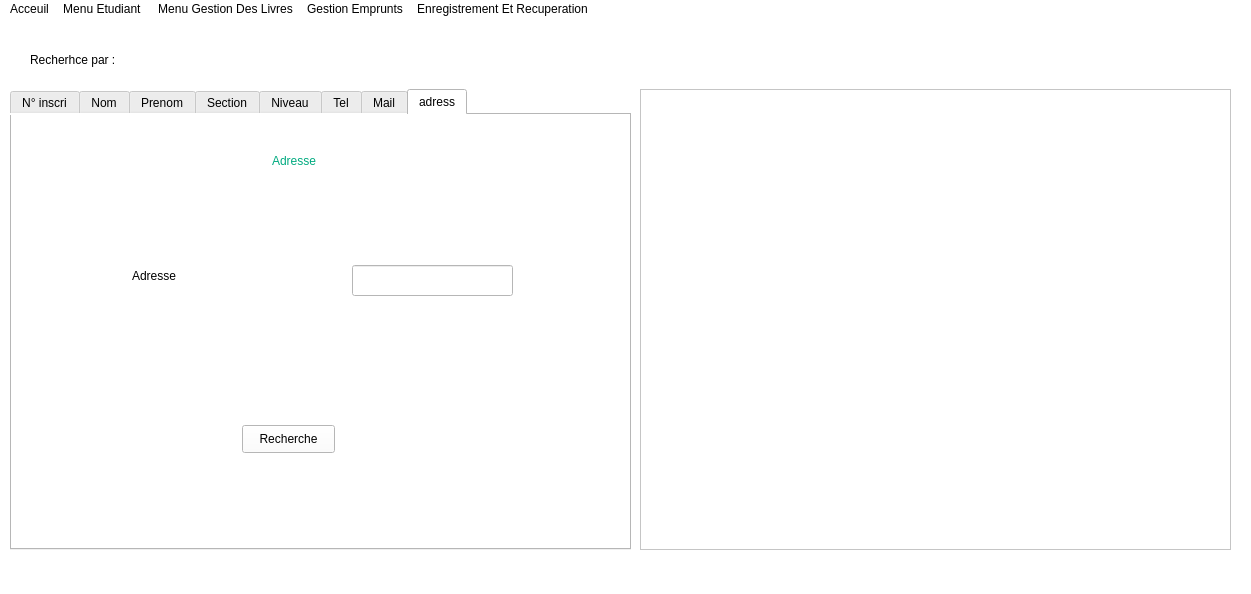
<?xml version="1.0" encoding="UTF-8"?>
<ui version="4.0">
 <class>MainWindow</class>
 <widget class="QMainWindow" name="MainWindow">
  <property name="geometry">
   <rect>
    <x>0</x>
    <y>0</y>
    <width>1251</width>
    <height>594</height>
   </rect>
  </property>
  <property name="windowTitle">
   <string>MainWindow</string>
  </property>
  <property name="styleSheet">
   <string notr="true">color :rgb(0, 0, 0);
font: 87 9pt &quot;Neue Haas Grotesk Text Pro Blac&quot;;
background-color:rgb(255, 255, 255);


</string>
  </property>
  <widget class="QWidget" name="centralwidget">
   <widget class="QLabel" name="label">
    <property name="geometry">
     <rect>
      <x>30</x>
      <y>-30</y>
      <width>161</width>
      <height>141</height>
     </rect>
    </property>
    <property name="text">
     <string>Recherhce par :</string>
    </property>
   </widget>
   <widget class="QTableWidget" name="tableWidget">
    <property name="geometry">
     <rect>
      <x>640</x>
      <y>70</y>
      <width>591</width>
      <height>461</height>
     </rect>
    </property>
   </widget>
   <widget class="QTabWidget" name="tabWidget">
    <property name="geometry">
     <rect>
      <x>10</x>
      <y>70</y>
      <width>621</width>
      <height>461</height>
     </rect>
    </property>
    <property name="toolTipDuration">
     <number>0</number>
    </property>
    <property name="currentIndex">
     <number>7</number>
    </property>
    <widget class="QWidget" name="tab">
     <attribute name="title">
      <string>N° inscri</string>
     </attribute>
     <widget class="QLabel" name="label_11">
      <property name="geometry">
       <rect>
        <x>280</x>
        <y>10</y>
        <width>171</width>
        <height>91</height>
       </rect>
      </property>
      <property name="styleSheet">
       <string notr="true">font: 87 12pt &quot;Verdana Pro Cond Black&quot;;
color: rgb(0, 170, 127);</string>
      </property>
      <property name="text">
       <string>N° Inscri</string>
      </property>
     </widget>
     <widget class="QPushButton" name="pushButton_2">
      <property name="geometry">
       <rect>
        <x>270</x>
        <y>300</y>
        <width>93</width>
        <height>28</height>
       </rect>
      </property>
      <property name="text">
       <string>Recherche</string>
      </property>
     </widget>
     <widget class="QLineEdit" name="lineEdit_2">
      <property name="geometry">
       <rect>
        <x>390</x>
        <y>200</y>
        <width>161</width>
        <height>31</height>
       </rect>
      </property>
     </widget>
     <widget class="QLabel" name="label_3">
      <property name="geometry">
       <rect>
        <x>130</x>
        <y>150</y>
        <width>261</width>
        <height>101</height>
       </rect>
      </property>
      <property name="text">
       <string>Numero  Inscription</string>
      </property>
     </widget>
    </widget>
    <widget class="QWidget" name="tab_2">
     <attribute name="title">
      <string>Nom</string>
     </attribute>
     <widget class="QLabel" name="label_12">
      <property name="geometry">
       <rect>
        <x>260</x>
        <y>10</y>
        <width>171</width>
        <height>91</height>
       </rect>
      </property>
      <property name="styleSheet">
       <string notr="true">font: 87 12pt &quot;Verdana Pro Cond Black&quot;;
color: rgb(0, 170, 127);</string>
      </property>
      <property name="text">
       <string>Nom</string>
      </property>
     </widget>
     <widget class="QLabel" name="label_4">
      <property name="geometry">
       <rect>
        <x>120</x>
        <y>110</y>
        <width>261</width>
        <height>101</height>
       </rect>
      </property>
      <property name="text">
       <string>Nom</string>
      </property>
     </widget>
     <widget class="QLineEdit" name="lineEdit_3">
      <property name="geometry">
       <rect>
        <x>330</x>
        <y>150</y>
        <width>161</width>
        <height>31</height>
       </rect>
      </property>
     </widget>
     <widget class="QPushButton" name="pushButton_3">
      <property name="geometry">
       <rect>
        <x>250</x>
        <y>330</y>
        <width>93</width>
        <height>28</height>
       </rect>
      </property>
      <property name="text">
       <string>Recherche</string>
      </property>
     </widget>
    </widget>
    <widget class="QWidget" name="tab_3">
     <attribute name="title">
      <string>Prenom</string>
     </attribute>
     <widget class="QLabel" name="label_13">
      <property name="geometry">
       <rect>
        <x>250</x>
        <y>10</y>
        <width>171</width>
        <height>91</height>
       </rect>
      </property>
      <property name="styleSheet">
       <string notr="true">font: 87 12pt &quot;Verdana Pro Cond Black&quot;;
color: rgb(0, 170, 127);</string>
      </property>
      <property name="text">
       <string>Prenom</string>
      </property>
     </widget>
     <widget class="QLabel" name="label_6">
      <property name="geometry">
       <rect>
        <x>120</x>
        <y>120</y>
        <width>261</width>
        <height>101</height>
       </rect>
      </property>
      <property name="text">
       <string>Prenom</string>
      </property>
     </widget>
     <widget class="QLineEdit" name="lineEdit_4">
      <property name="geometry">
       <rect>
        <x>370</x>
        <y>170</y>
        <width>161</width>
        <height>31</height>
       </rect>
      </property>
     </widget>
     <widget class="QPushButton" name="pushButton_4">
      <property name="geometry">
       <rect>
        <x>240</x>
        <y>330</y>
        <width>93</width>
        <height>28</height>
       </rect>
      </property>
      <property name="text">
       <string>Recherche</string>
      </property>
     </widget>
    </widget>
    <widget class="QWidget" name="tab_4">
     <attribute name="title">
      <string>Section</string>
     </attribute>
     <widget class="QLabel" name="label_14">
      <property name="geometry">
       <rect>
        <x>250</x>
        <y>10</y>
        <width>171</width>
        <height>91</height>
       </rect>
      </property>
      <property name="styleSheet">
       <string notr="true">font: 87 12pt &quot;Verdana Pro Cond Black&quot;;
color: rgb(0, 170, 127);</string>
      </property>
      <property name="text">
       <string>Section</string>
      </property>
     </widget>
     <widget class="QLabel" name="label_5">
      <property name="geometry">
       <rect>
        <x>90</x>
        <y>120</y>
        <width>261</width>
        <height>101</height>
       </rect>
      </property>
      <property name="text">
       <string>Section</string>
      </property>
     </widget>
     <widget class="QLineEdit" name="lineEdit_5">
      <property name="geometry">
       <rect>
        <x>350</x>
        <y>160</y>
        <width>161</width>
        <height>31</height>
       </rect>
      </property>
     </widget>
     <widget class="QPushButton" name="pushButton_5">
      <property name="geometry">
       <rect>
        <x>230</x>
        <y>330</y>
        <width>93</width>
        <height>28</height>
       </rect>
      </property>
      <property name="text">
       <string>Recherche</string>
      </property>
     </widget>
    </widget>
    <widget class="QWidget" name="tab_5">
     <attribute name="title">
      <string>Niveau</string>
     </attribute>
     <widget class="QLabel" name="label_15">
      <property name="geometry">
       <rect>
        <x>270</x>
        <y>0</y>
        <width>171</width>
        <height>91</height>
       </rect>
      </property>
      <property name="styleSheet">
       <string notr="true">font: 87 12pt &quot;Verdana Pro Cond Black&quot;;
color: rgb(0, 170, 127);</string>
      </property>
      <property name="text">
       <string>Niveau</string>
      </property>
     </widget>
     <widget class="QLabel" name="label_7">
      <property name="geometry">
       <rect>
        <x>80</x>
        <y>110</y>
        <width>261</width>
        <height>101</height>
       </rect>
      </property>
      <property name="text">
       <string>Niveau</string>
      </property>
     </widget>
     <widget class="QLineEdit" name="lineEdit_6">
      <property name="geometry">
       <rect>
        <x>320</x>
        <y>150</y>
        <width>161</width>
        <height>31</height>
       </rect>
      </property>
     </widget>
     <widget class="QPushButton" name="pushButton_6">
      <property name="geometry">
       <rect>
        <x>250</x>
        <y>330</y>
        <width>93</width>
        <height>28</height>
       </rect>
      </property>
      <property name="text">
       <string>Recherche</string>
      </property>
     </widget>
    </widget>
    <widget class="QWidget" name="tab_7">
     <attribute name="title">
      <string>Tel</string>
     </attribute>
     <widget class="QLabel" name="label_10">
      <property name="geometry">
       <rect>
        <x>250</x>
        <y>10</y>
        <width>171</width>
        <height>91</height>
       </rect>
      </property>
      <property name="styleSheet">
       <string notr="true">font: 87 12pt &quot;Verdana Pro Cond Black&quot;;
color: rgb(0, 170, 127);</string>
      </property>
      <property name="text">
       <string>Telephone</string>
      </property>
     </widget>
     <widget class="QLabel" name="label_2">
      <property name="geometry">
       <rect>
        <x>120</x>
        <y>120</y>
        <width>261</width>
        <height>101</height>
       </rect>
      </property>
      <property name="text">
       <string>Numero Telephone</string>
      </property>
     </widget>
     <widget class="QLineEdit" name="lineEdit">
      <property name="geometry">
       <rect>
        <x>370</x>
        <y>160</y>
        <width>161</width>
        <height>31</height>
       </rect>
      </property>
     </widget>
     <widget class="QPushButton" name="pushButton">
      <property name="geometry">
       <rect>
        <x>270</x>
        <y>270</y>
        <width>93</width>
        <height>28</height>
       </rect>
      </property>
      <property name="text">
       <string>Recherche</string>
      </property>
     </widget>
    </widget>
    <widget class="QWidget" name="tab_6">
     <attribute name="title">
      <string>Mail</string>
     </attribute>
     <widget class="QLabel" name="label_16">
      <property name="geometry">
       <rect>
        <x>260</x>
        <y>0</y>
        <width>171</width>
        <height>91</height>
       </rect>
      </property>
      <property name="styleSheet">
       <string notr="true">font: 87 12pt &quot;Verdana Pro Cond Black&quot;;
color: rgb(0, 170, 127);</string>
      </property>
      <property name="text">
       <string>Mail</string>
      </property>
     </widget>
     <widget class="QLabel" name="label_8">
      <property name="geometry">
       <rect>
        <x>90</x>
        <y>90</y>
        <width>261</width>
        <height>101</height>
       </rect>
      </property>
      <property name="text">
       <string>Mail</string>
      </property>
     </widget>
     <widget class="QLineEdit" name="lineEdit_7">
      <property name="geometry">
       <rect>
        <x>340</x>
        <y>130</y>
        <width>161</width>
        <height>31</height>
       </rect>
      </property>
     </widget>
     <widget class="QPushButton" name="pushButton_7">
      <property name="geometry">
       <rect>
        <x>250</x>
        <y>290</y>
        <width>93</width>
        <height>28</height>
       </rect>
      </property>
      <property name="text">
       <string>Recherche</string>
      </property>
     </widget>
    </widget>
    <widget class="QWidget" name="tab_8">
     <attribute name="title">
      <string>adress</string>
     </attribute>
     <widget class="QLabel" name="label_17">
      <property name="geometry">
       <rect>
        <x>260</x>
        <y>0</y>
        <width>171</width>
        <height>91</height>
       </rect>
      </property>
      <property name="styleSheet">
       <string notr="true">font: 87 12pt &quot;Verdana Pro Cond Black&quot;;
color: rgb(0, 170, 127);</string>
      </property>
      <property name="text">
       <string>Adresse</string>
      </property>
     </widget>
     <widget class="QLabel" name="label_9">
      <property name="geometry">
       <rect>
        <x>120</x>
        <y>110</y>
        <width>261</width>
        <height>101</height>
       </rect>
      </property>
      <property name="text">
       <string>Adresse</string>
      </property>
     </widget>
     <widget class="QLineEdit" name="lineEdit_8">
      <property name="geometry">
       <rect>
        <x>340</x>
        <y>150</y>
        <width>161</width>
        <height>31</height>
       </rect>
      </property>
     </widget>
     <widget class="QPushButton" name="pushButton_8">
      <property name="geometry">
       <rect>
        <x>230</x>
        <y>310</y>
        <width>93</width>
        <height>28</height>
       </rect>
      </property>
      <property name="text">
       <string>Recherche</string>
      </property>
     </widget>
    </widget>
   </widget>
  </widget>
  <widget class="QMenuBar" name="menubar">
   <property name="geometry">
    <rect>
     <x>0</x>
     <y>0</y>
     <width>1251</width>
     <height>25</height>
    </rect>
   </property>
   <widget class="QMenu" name="menuAcceuil">
    <property name="title">
     <string>Acceuil</string>
    </property>
   </widget>
   <widget class="QMenu" name="menuMenu_Etudiant">
    <property name="title">
     <string>Menu Etudiant </string>
    </property>
    <widget class="QMenu" name="menuMise_a_jour_Etudiant">
     <property name="title">
      <string>Mise a jour Etudiant</string>
     </property>
     <addaction name="actionAjouter_Etudiant"/>
     <addaction name="separator"/>
     <addaction name="actionSupprimer_Etudiant"/>
     <addaction name="separator"/>
     <addaction name="actionModifier_Etudiant"/>
    </widget>
    <widget class="QMenu" name="menuRecherche_et_Affichage">
     <property name="title">
      <string>Recherche et Affichage</string>
     </property>
     <addaction name="actionContenue_du_dictionnaire_Etudiant"/>
     <addaction name="separator"/>
     <addaction name="actionRecherche"/>
    </widget>
    <addaction name="menuMise_a_jour_Etudiant"/>
    <addaction name="separator"/>
    <addaction name="menuRecherche_et_Affichage"/>
   </widget>
   <widget class="QMenu" name="menuMenu_Gestion_Des_Livres">
    <property name="title">
     <string>Menu Gestion Des Livres</string>
    </property>
    <widget class="QMenu" name="menuMise_a_jour">
     <property name="title">
      <string>Mise a jour</string>
     </property>
     <addaction name="actionAjouter_un_nouvel_Livre"/>
     <addaction name="actionSupprimer"/>
     <addaction name="actionModifier_nombre_d_exemplaires_d_un_Livre"/>
    </widget>
    <widget class="QMenu" name="menuRecherche_et_Affichage_2">
     <property name="title">
      <string>Recherche et Affichage</string>
     </property>
     <addaction name="actionContenue_du_dictionnaire_livre"/>
     <addaction name="actionRecherche_par_Referance"/>
    </widget>
    <addaction name="menuMise_a_jour"/>
    <addaction name="menuRecherche_et_Affichage_2"/>
   </widget>
   <widget class="QMenu" name="menuGestion_Emprunts">
    <property name="title">
     <string>Gestion Emprunts</string>
    </property>
    <widget class="QMenu" name="menuMise_a_jour_2">
     <property name="title">
      <string>Mise a jour</string>
     </property>
     <widget class="QMenu" name="menuModifier_Emprunt">
      <property name="title">
       <string>Modifier Emprunt</string>
      </property>
      <addaction name="actionDate_emprunt"/>
      <addaction name="actionDate_Retour"/>
     </widget>
     <addaction name="actionAjouter_un_nouvel_emprunt"/>
     <addaction name="actionRetour_d_un_emprunt"/>
     <addaction name="actionSupprimer_d_un_emprunt"/>
     <addaction name="menuModifier_Emprunt"/>
    </widget>
    <widget class="QMenu" name="menuRecherche_Affichage">
     <property name="title">
      <string>Recherche ,Affichage</string>
     </property>
     <addaction name="actionContenu_du_dictionnaire_emprunt"/>
     <addaction name="actionRecherche_emprunt_par_livre"/>
     <addaction name="actionRecherche_emprunt_par_etudiant"/>
     <addaction name="actionRecherche_livres_empruntee_a_une_date_donnee"/>
     <addaction name="actionRecherche_livres_retournee_a_une_date_donne"/>
     <addaction name="actionRecherche_livres_empruntee_entre_2_dates_donnee"/>
     <addaction name="actionRecherche_livres_retournee_entre_2_date_donne"/>
    </widget>
    <addaction name="menuMise_a_jour_2"/>
    <addaction name="menuRecherche_Affichage"/>
   </widget>
   <widget class="QMenu" name="menuRecuperation">
    <property name="title">
     <string>Enregistrement Et Recuperation</string>
    </property>
    <addaction name="actionRecuperation_des_donnee"/>
    <addaction name="actionEnregistrer_Ficher_Livres"/>
    <addaction name="actionEnregistrer_Ficher_Emprunt"/>
    <addaction name="separator"/>
    <addaction name="actionRecuperer_Ficher_Etudiant"/>
    <addaction name="actionRecuperer_Ficher_Livres"/>
    <addaction name="actionRecuperer_Ficher_Emprunt"/>
   </widget>
   <addaction name="menuAcceuil"/>
   <addaction name="menuMenu_Etudiant"/>
   <addaction name="menuMenu_Gestion_Des_Livres"/>
   <addaction name="menuGestion_Emprunts"/>
   <addaction name="menuRecuperation"/>
  </widget>
  <widget class="QStatusBar" name="statusbar"/>
  <action name="actionAjouter_Etudiant">
   <property name="checkable">
    <bool>false</bool>
   </property>
   <property name="text">
    <string>Ajouter Etudiant</string>
   </property>
  </action>
  <action name="actionEtudiant_Donnee">
   <property name="text">
    <string>Etudiant Donnee</string>
   </property>
  </action>
  <action name="actionUne_Section_Donnee">
   <property name="text">
    <string>Une Section Donnee</string>
   </property>
  </action>
  <action name="actionUn_Niveau_Donnee">
   <property name="text">
    <string>Un Niveau Donnee</string>
   </property>
  </action>
  <action name="actionSection_et_Niveau">
   <property name="text">
    <string>Section et Niveau</string>
   </property>
  </action>
  <action name="actionTel">
   <property name="text">
    <string>Tel</string>
   </property>
  </action>
  <action name="actionMail">
   <property name="text">
    <string>Mail</string>
   </property>
  </action>
  <action name="actionAdresse">
   <property name="text">
    <string>Adresse</string>
   </property>
  </action>
  <action name="actionContenue_du_dictionnaire_Etudiant">
   <property name="text">
    <string>Afficher les Etudiants </string>
   </property>
  </action>
  <action name="actionRecherche_par_numero_inscription">
   <property name="text">
    <string>Recherche par numero inscription</string>
   </property>
  </action>
  <action name="actionRecherche_par_section">
   <property name="text">
    <string>Recherche par section</string>
   </property>
  </action>
  <action name="actionRecherche_par_section_et_Niveau">
   <property name="text">
    <string>Recherche par section et Niveau </string>
   </property>
  </action>
  <action name="actionRecherche_par_Niveau">
   <property name="text">
    <string>Recherche par Niveau</string>
   </property>
  </action>
  <action name="actionAjouter_un_nouvel_Livre">
   <property name="text">
    <string>Ajouter un nouvel Livre</string>
   </property>
  </action>
  <action name="actionModifier_nombre_d_exemplaires_d_un_Livre">
   <property name="text">
    <string>Modifier nombre d exemplaires d un Livre</string>
   </property>
  </action>
  <action name="actionLivre_donnee">
   <property name="text">
    <string>Livre donnee</string>
   </property>
  </action>
  <action name="actionLivres_d_un_auteur">
   <property name="text">
    <string>Livres d un auteur</string>
   </property>
  </action>
  <action name="actionLivres_d_une_annee_donnee">
   <property name="text">
    <string>Livres d une annee donnee</string>
   </property>
  </action>
  <action name="actionContenue_du_dictionnaire_livre">
   <property name="text">
    <string>Afficher les Livres</string>
   </property>
  </action>
  <action name="actionRecherche_par_Referance">
   <property name="text">
    <string>Recherche</string>
   </property>
  </action>
  <action name="actionRecherche_par_titre">
   <property name="text">
    <string>Recherche par titre</string>
   </property>
  </action>
  <action name="actionRecherche_par_annee_edition_donne">
   <property name="text">
    <string>Recherche par annee edition donne</string>
   </property>
  </action>
  <action name="actionRecherche_et_Affichage_des_livres_par_ordre_alphabetique">
   <property name="text">
    <string>Recherche et Affichage des livres par ordre alphabetique</string>
   </property>
  </action>
  <action name="actionAjouter_un_nouvel_emprunt">
   <property name="text">
    <string>Ajouter un nouvel emprunt</string>
   </property>
  </action>
  <action name="actionRetour_d_un_emprunt">
   <property name="text">
    <string>Retour d un emprunt</string>
   </property>
  </action>
  <action name="actionSupprimer_d_un_emprunt">
   <property name="text">
    <string>Supprimer d un emprunt</string>
   </property>
  </action>
  <action name="actionDate_emprunt">
   <property name="text">
    <string>Date emprunt</string>
   </property>
  </action>
  <action name="actionDate_Retour">
   <property name="text">
    <string>Date Retour</string>
   </property>
  </action>
  <action name="actionContenu_du_dictionnaire_emprunt">
   <property name="text">
    <string>Contenu du dictionnaire emprunt</string>
   </property>
  </action>
  <action name="actionRecherche_emprunt_par_livre">
   <property name="text">
    <string>Recherche emprunt par livre</string>
   </property>
  </action>
  <action name="actionRecherche_emprunt_par_etudiant">
   <property name="text">
    <string>Recherche emprunt par etudiant</string>
   </property>
  </action>
  <action name="actionRecherche_livres_empruntee_a_une_date_donnee">
   <property name="text">
    <string>Recherche livres empruntee a une date donnee</string>
   </property>
  </action>
  <action name="actionRecherche_livres_retournee_a_une_date_donne">
   <property name="text">
    <string>Recherche livres retournee a une date donne</string>
   </property>
  </action>
  <action name="actionRecherche_livres_empruntee_entre_2_dates_donnee">
   <property name="text">
    <string>Recherche livres empruntee entre 2 dates donnee</string>
   </property>
  </action>
  <action name="actionRecherche_livres_retournee_entre_2_date_donne">
   <property name="text">
    <string>Recherche livres retournee entre 2 date donne</string>
   </property>
  </action>
  <action name="actionSupprimer_Etudiant">
   <property name="text">
    <string>Supprimer Etudiant</string>
   </property>
  </action>
  <action name="actionModifier_Etudiant">
   <property name="text">
    <string>Modifier Etudiant</string>
   </property>
  </action>
  <action name="actionMenu_Acceuil">
   <property name="text">
    <string>Menu Acceuil</string>
   </property>
  </action>
  <action name="actionRecuperation_des_donnee">
   <property name="text">
    <string>Enregistrer Ficher Etudiant</string>
   </property>
  </action>
  <action name="actionAcceuil">
   <property name="text">
    <string>Acceuil</string>
   </property>
  </action>
  <action name="actionRecherche">
   <property name="text">
    <string>Recherche</string>
   </property>
  </action>
  <action name="actionEnregistrer_Ficher_Livres">
   <property name="text">
    <string>Enregistrer Ficher Livres</string>
   </property>
  </action>
  <action name="actionEnregistrer_Ficher_Emprunt">
   <property name="text">
    <string>Enregistrer Ficher Emprunt</string>
   </property>
  </action>
  <action name="actionRecuperer_Ficher_Etudiant">
   <property name="text">
    <string>Recuperer Ficher Etudiant</string>
   </property>
  </action>
  <action name="actionRecuperer_Ficher_Livres">
   <property name="text">
    <string>Recuperer Ficher Livres</string>
   </property>
  </action>
  <action name="actionRecuperer_Ficher_Emprunt">
   <property name="text">
    <string>Recuperer Ficher Emprunt</string>
   </property>
  </action>
  <action name="actionSupprimer">
   <property name="text">
    <string>Supprimer</string>
   </property>
  </action>
 </widget>
 <resources/>
 <connections/>
</ui>
